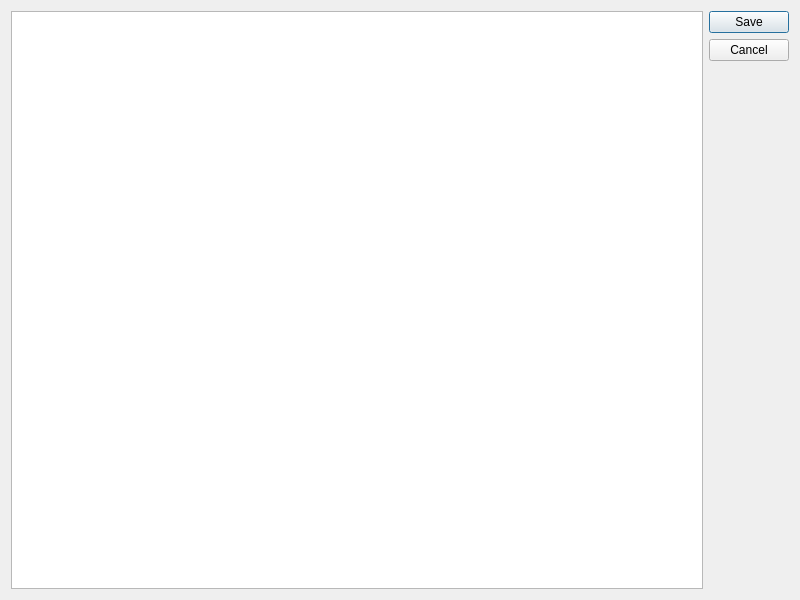
<?xml version="1.0" encoding="UTF-8"?>
<ui version="4.0">
    <class>dlgSaveNewPassage</class>
    <widget class="QDialog" name="dlgSaveNewPassage">
        <property name="geometry">
            <rect>
                <x>0</x>
                <y>0</y>
                <width>800</width>
                <height>600</height>
            </rect>
        </property>
        <property name="windowTitle">
            <string>Type In New Passage</string>
        </property>
        <layout class="QGridLayout" name="gridLayout">
            <item row="0" column="0">
                <widget class="QPlainTextEdit" name="plainTextEdit"/>
            </item>
            <item row="0" column="1">
                <widget class="QDialogButtonBox" name="buttonBox">
                    <property name="orientation">
                        <enum>Qt::Vertical</enum>
                    </property>
                    <property name="standardButtons">
                        <set>QDialogButtonBox::Cancel|QDialogButtonBox::Save</set>
                    </property>
                </widget>
            </item>
        </layout>
    </widget>
    <resources/>
    <connections>
        <connection>
            <sender>buttonBox</sender>
            <signal>rejected()</signal>
            <receiver>dlgSaveNewPassage</receiver>
            <slot>reject()</slot>
            <hints>
                <hint type="sourcelabel">
                    <x>316</x>
                    <y>260</y>
                </hint>
                <hint type="destinationlabel">
                    <x>286</x>
                    <y>274</y>
                </hint>
            </hints>
        </connection>
    </connections>
</ui>
